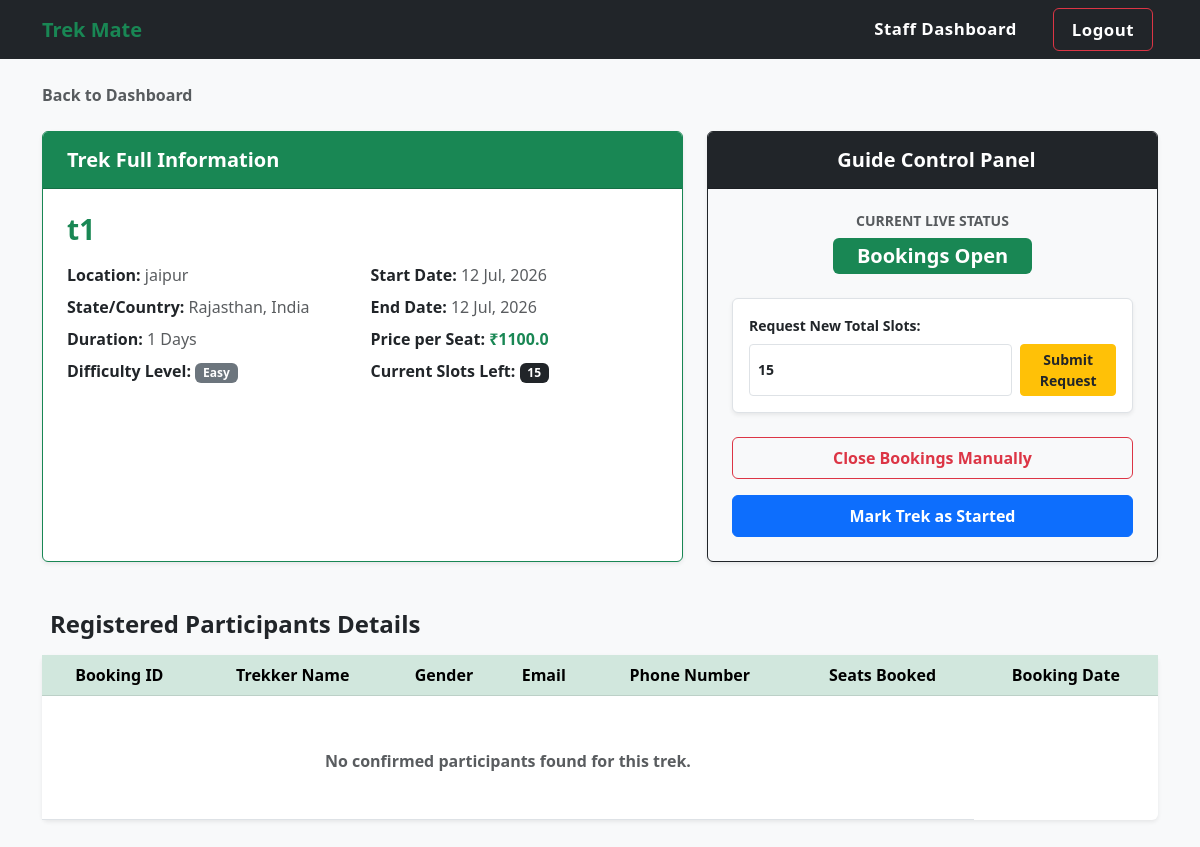
/staff/manage_trek/1 (signed in), run on the app's committed database.
### app.py (models this page shows)
class Trek(db.Model):
    __tablename__ = 'trekmate_treks'
    id = db.Column(db.Integer, primary_key=True)
    name = db.Column(db.String(100), nullable=False)
    location = db.Column(db.String(100), nullable=False)
    state = db.Column(db.String(50), nullable=False)
    country = db.Column(db.String(50), nullable=False, default='India')
    description = db.Column(db.Text, nullable=True)
    duration = db.Column(db.Integer, nullable=False)
    difficulty = db.Column(db.String(20), nullable=False)
    available_slots = db.Column(db.Integer, nullable=False)
    requested_slots = db.Column(db.Integer, nullable=True)
    price = db.Column(db.Float, nullable=False, default=0.0)
    status = db.Column(db.String(15), nullable=False, default='Upcoming')
    start_date = db.Column(db.Date, nullable=False)
    end_date = db.Column(db.Date, nullable=False)
    staff_id = db.Column(db.Integer, db.ForeignKey('trekmate_staff.id'))
    bookings = db.relationship('Booking', backref='trek', lazy=True)

### app.py (the view, shortened to what this page needs)
@app.route("/staff/manage_trek/<int:trek_id>", methods=['GET', 'POST'])
def staff_manage_trek(trek_id):
    if session.get('user_id') == None or session.get('role') != 'staff':
        flash("Access Denied. Please log in as staff.", "danger")
        return redirect(url_for('login'))
    user = User.query.get(session.get('user_id'))
    staff_profile = user.staff_profile
    if staff_profile and staff_profile.status == 'Blacklisted':
        flash("Your account is blacklisted. You cannot manage treks.", "danger")
        return redirect(url_for('staff_dashboard'))
    trek = Trek.query.get(trek_id)
    if trek == None or trek.staff_id != staff_profile.id:
        flash("Unauthorized Access!", "danger")
        return redirect(url_for('staff_dashboard'))
    participants = Booking.query.filter_by(trek_id=trek.id, booking_status='Confirmed').all()
    return render_template("staff_manage_trek.html", trek=trek, participants=participants)

### templates/staff_manage_trek.html (shortened to what this page needs)
{% extends 'base.html' %}
{% block content %}
<div class="container mt-4 mb-5">
    <div class="mb-4">
        <a href="{{ url_for('staff_dashboard') }}" class="text-decoration-none text-muted fw-bold">
             Back to Dashboard
        </a>
    </div>
    <div class="row g-4 mb-5">
        <div class="col-lg-7">
            <div class="card shadow-sm h-100 border-success">
                <div class="card-header bg-success text-white py-3">
                    <h5 class="mb-0 fw-bold">Trek Full Information</h5>
                </div>
                <div class="card-body p-4">
                    <h3 class="fw-bold text-success mb-3">{{ trek.name }}</h3>
                    <div class="row g-3 fs-6">
                        <div class="col-sm-6">
                            <p class="mb-2"><strong>Location:</strong> <span class="text-muted">{{ trek.location }}</span></p>
                            <p class="mb-2"><strong>State/Country:</strong> <span class="text-muted">{{ trek.state }}, {{ trek.country }}</span></p>
                            <p class="mb-2"><strong>Duration:</strong> <span class="text-muted">{{ trek.duration }} Days</span></p>
                            <p class="mb-2"><strong>Difficulty Level:</strong> <span class="badge bg-secondary">{{ trek.difficulty }}</span></p>
                        </div>
                        <div class="col-sm-6">
                            <p class="mb-2"><strong>Start Date:</strong> <span class="text-muted">{{ trek.start_date.strftime('%d %b, %Y') }}</span></p>
                            <p class="mb-2"><strong>End Date:</strong> <span class="text-muted">{{ trek.end_date.strftime('%d %b, %Y') }}</span></p>
                            <p class="mb-2"><strong>Price per Seat:</strong> <span class="text-success fw-bold">₹{{ trek.price }}</span></p>
                            <p class="mb-2"><strong>Current Slots Left:</strong> <span class="badge bg-dark">{{ trek.available_slots }}</span></p>
                        </div>
                    </div>
                </div>
            </div>
        </div>
        <div class="col-lg-5">
            <div class="card shadow-sm h-100 border-dark bg-light">
                <div class="card-header bg-dark text-white py-3 text-center">
                    <h5 class="mb-0 fw-bold">Guide Control Panel</h5>
                </div>
                <div class="card-body d-flex flex-column justify-content-between p-4">
                    <div class="text-center mb-4">
                        <h6 class="text-muted text-uppercase fw-bold small mb-2">Current Live Status</h6>
                        {% if trek.status == 'Upcoming' %}
                            <span class="badge bg-success fs-5 px-4 py-2"> Bookings Open</span>
                        {% elif trek.status == 'Closed' %}
                            <span class="badge bg-danger fs-5 px-4 py-2"><i class="bi bi-lock-fill"></i> Bookings Closed</span>
                        {% elif trek.status == 'Pending Approval' %}
                            <span class="badge bg-warning text-dark fs-5 px-4 py-2"><i class="bi bi-hourglass-split"></i> Pending Admin</span>
                        {% elif trek.status == 'Ongoing' %}
                            <span class="badge bg-primary fs-5 px-4 py-2"><i class="bi bi-play-btn-fill"></i> Trek Ongoing</span>
                        {% elif trek.status == 'Completed' %}
                            <span class="badge bg-dark fs-5 px-4 py-2"><i class="bi bi-check-circle-fill"></i> Completed</span>
                        {% endif %}
                    </div>
                    {% if trek.status not in ['Ongoing', 'Completed'] %}
                    <div class="bg-white p-3 border rounded mb-4 shadow-sm">
                        <label class="fw-bold text-dark small mb-2 d-block">Request New Total Slots:</label>
                        <form action="{{ url_for('staff_manage_trek', trek_id=trek.id) }}" method="POST" class="d-flex gap-2">
                            <input type="number" name="new_slots" class="form-control form-control-sm fw-bold" value="{{ trek.available_slots }}" min="0" required>
                            <button type="submit" class="btn btn-sm btn-warning fw-bold text-dark">Submit Request</button>
                        </form>
                    </div>
                    {% endif %}
                    <div class="d-grid gap-2">
                        {% if trek.status == 'Upcoming' %}
                            <form action="{{ url_for('staff_manage_trek', trek_id=trek.id) }}" method="POST" class="d-grid">
                                <button type="submit" class="btn btn-outline-danger fw-bold py-2"> Close Bookings Manually</button>
                            </form>
                        {% elif trek.status == 'Closed' %}
                            <form action="{{ url_for('staff_manage_trek', trek_id=trek.id) }}" method="POST" class="d-grid">
                                <input type="hidden" name="action" value="open_booking">
                                <button type="submit" class="btn btn-outline-success fw-bold py-2"><i class="bi bi-unlock"></i> Re-Open Bookings</button>
                            </form>
                        {% endif %}
                        {% if trek.status in ['Upcoming', 'Closed'] %}
                            <form action="{{ url_for('staff_manage_trek', trek_id=trek.id) }}" method="POST" class="d-grid mt-2">
                                <button type="submit" class="btn btn-primary fw-bold py-2 fs-6" onclick="return confirm('Are you sure you want to start the trek?');">
                                     Mark Trek as Started
                                </button>
                            </form>
                        {% endif %}
                    </div>
                </div>
            </div>
        </div>
    </div>
    <h4 class="fw-bold text-dark mb-3">Registered Participants Details</h4>
    <div class="card shadow-sm border-0">
        <div class="card-body p-0 table-responsive custom-table-scroll">
            <table class="table table-hover mb-0 align-middle text-center">
                <thead class="table-success">
                    <tr>
                        <th>Booking ID</th>
                        <th>Trekker Name</th>
                        <th>Gender</th> <th>Email</th>
                        <th>Phone Number</th>
                        <th>Seats Booked</th>
                        <th>Booking Date</th>
                    </tr>
                </thead>
                <tbody>
                    {% for booking in participants %}
                    <tr>
                        <td class="fw-bold">#BKG-{{ booking.id }}</td>
                        <td class="text-capitalize fw-bold text-dark">{{ booking.user.full_name | default(booking.user.username, true) }}</td>
                        <td class="text-muted">{{ booking.user.gender | default('N/A', true) }}</td>
                        <td>
                            <a href="mailto:{{ booking.user.email }}" class="text-decoration-none text-primary">
                                <i class="bi bi-envelope"></i> {{ booking.user.email }}
                            </a>
                        </td>
                        <td class="text-muted">{{ booking.user.phone_number | default('Not Provided', true) }}</td>
                        <td><span class="badge bg-dark px-3 py-1">{{ booking.seats_booked }} Seats</span></td>
                        <td class="text-muted small">{{ booking.booking_date.strftime('%d %b, %Y - %H:%M') }}</td>
                    </tr>
                    {% else %}
                    <tr>
                        <td colspan="6" class="p-5 text-center text-muted">
                            <h6 class="fw-bold mb-0">No confirmed participants found for this trek.</h6>
                        </td>
                    </tr>
                    {% endfor %}
                </tbody>
            </table>
        </div>
    </div>
</div>
{% endblock %}

### data on the page
Trek: name "t1", location "jaipur", state "Rajasthan", country "India", duration "1", difficulty "Easy", start_date "12 Jul, 2026", end_date "12 Jul, 2026", price "1100.0", available_slots "15", new_slots "15"
